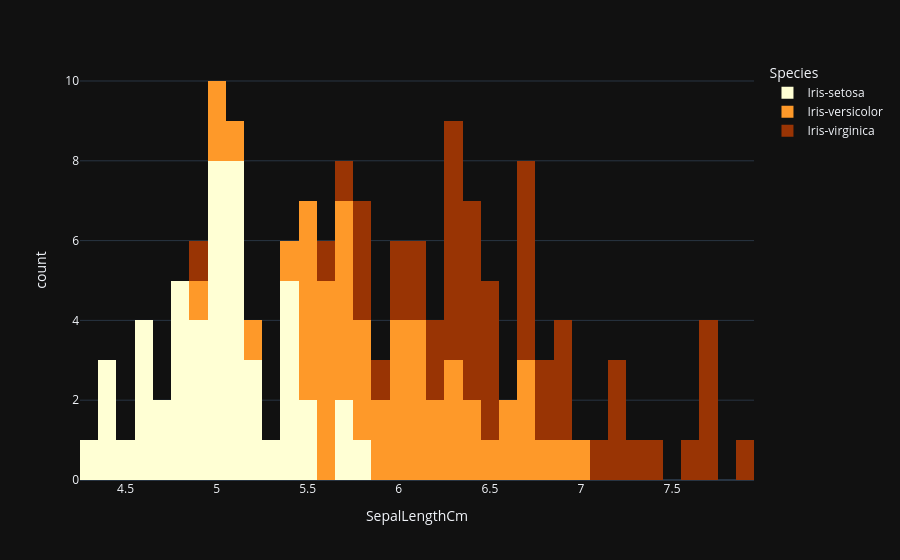

Write notebook code for a chart like this one.
### Code cell
fig = px.histogram(data_frame=iris, x='SepalLengthCm',color='Species',color_discrete_sequence=['#ffffd4 ','#fe9929 ','#993404 '], template='plotly_dark',nbins=50)
fig.show()

### Figure 1 — Plotly figure (JSON) as saved in the notebook; plotly's stock layout.template omitted (floating-point values rounded to 4 significant figures)
{"data": [{"bingroup": "x", "hovertemplate": "Species=Iris-setosa<br>SepalLengthCm=%{x}<br>count=%{y}<extra></extra>", "legendgroup": "Iris-setosa", "marker": {"color": "#ffffd4 ", "pattern": {"shape": ""}}, "name": "Iris-setosa", "nbinsx": 50, "orientation": "v", "showlegend": true, "type": "histogram", "x": [5.1, 4.9, 4.7, 4.6, 5.0, 5.4, 4.6, 5.0, 4.4, 4.9, 5.4, 4.8, 4.8, 4.3, 5.8, 5.7, 5.4, 5.1, 5.7, 5.1, 5.4, 5.1, 4.6, 5.1, 4.8, 5.0, 5.0, 5.2, 5.2, 4.7, 4.8, 5.4, 5.2, 5.5, 4.9, 5.0, 5.5, 4.9, 4.4, 5.1, 5.0, 4.5, 4.4, 5.0, 5.1, 4.8, 5.1, 4.6, 5.3, 5.0], "xaxis": "x", "yaxis": "y"}, {"bingroup": "x", "hovertemplate": "Species=Iris-versicolor<br>SepalLengthCm=%{x}<br>count=%{y}<extra></extra>", "legendgroup": "Iris-versicolor", "marker": {"color": "#fe9929 ", "pattern": {"shape": ""}}, "name": "Iris-versicolor", "nbinsx": 50, "orientation": "v", "showlegend": true, "type": "histogram", "x": [7.0, 6.4, 6.9, 5.5, 6.5, 5.7, 6.3, 4.9, 6.6, 5.2, 5.0, 5.9, 6.0, 6.1, 5.6, 6.7, 5.6, 5.8, 6.2, 5.6, 5.9, 6.1, 6.3, 6.1, 6.4, 6.6, 6.8, 6.7, 6.0, 5.7, 5.5, 5.5, 5.8, 6.0, 5.4, 6.0, 6.7, 6.3, 5.6, 5.5, 5.5, 6.1, 5.8, 5.0, 5.6, 5.7, 5.7, 6.2, 5.1, 5.7], "xaxis": "x", "yaxis": "y"}, {"bingroup": "x", "hovertemplate": "Species=Iris-virginica<br>SepalLengthCm=%{x}<br>count=%{y}<extra></extra>", "legendgroup": "Iris-virginica", "marker": {"color": "#993404 ", "pattern": {"shape": ""}}, "name": "Iris-virginica", "nbinsx": 50, "orientation": "v", "showlegend": true, "type": "histogram", "x": [6.3, 5.8, 7.1, 6.3, 6.5, 7.6, 4.9, 7.3, 6.7, 7.2, 6.5, 6.4, 6.8, 5.7, 5.8, 6.4, 6.5, 7.7, 7.7, 6.0, 6.9, 5.6, 7.7, 6.3, 6.7, 7.2, 6.2, 6.1, 6.4, 7.2, 7.4, 7.9, 6.4, 6.3, 6.1, 7.7, 6.3, 6.4, 6.0, 6.9, 6.7, 6.9, 5.8, 6.8, 6.7, 6.7, 6.3, 6.5, 6.2, 5.9], "xaxis": "x", "yaxis": "y"}], "layout": {"barmode": "relative", "legend": {"title": {"text": "Species"}, "tracegroupgap": 0}, "margin": {"t": 60}, "xaxis": {"anchor": "y", "domain": [0, 1], "title": {"text": "SepalLengthCm"}}, "yaxis": {"anchor": "x", "domain": [0, 1], "title": {"text": "count"}}}}
